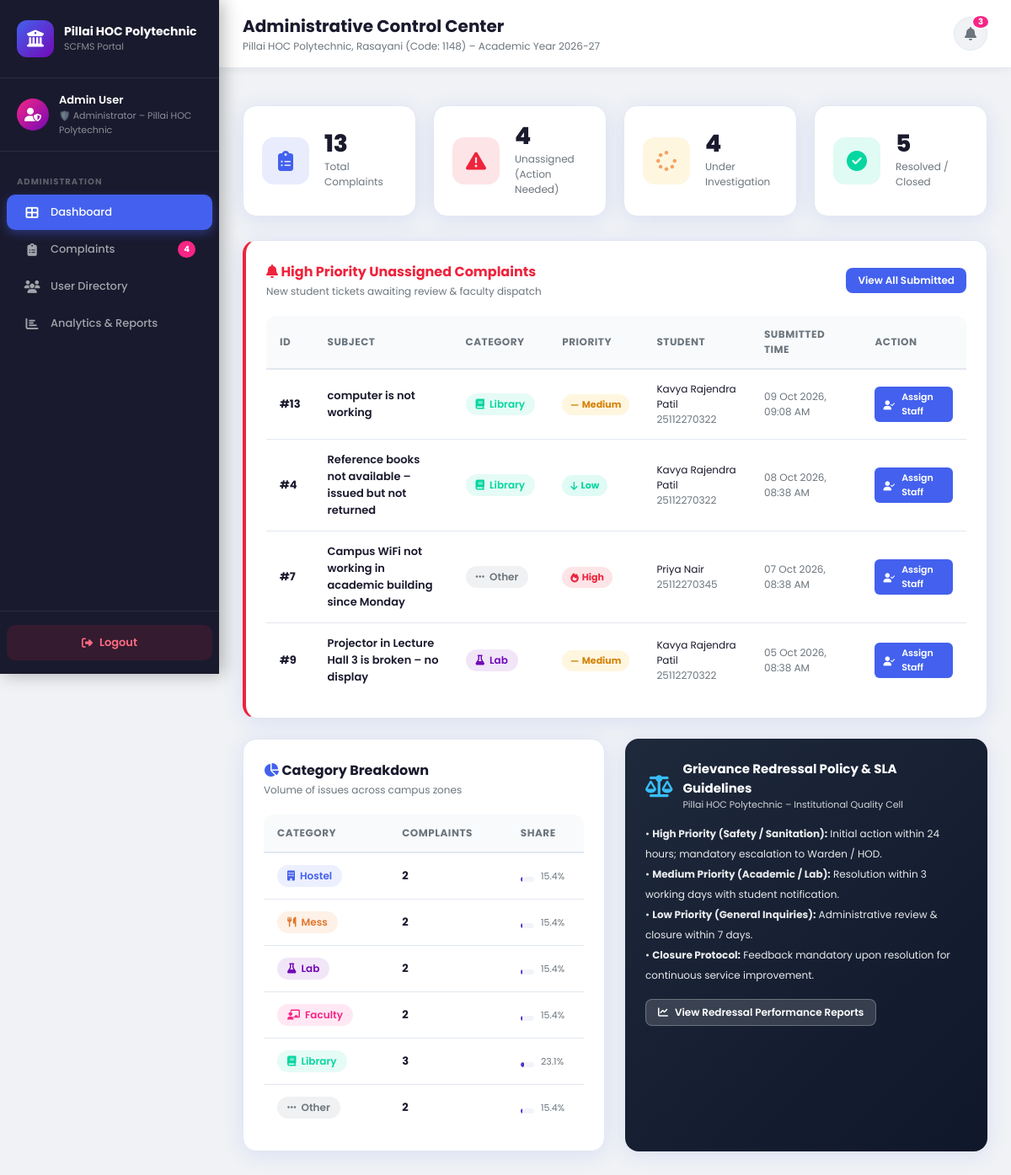
The page /admin/dashboard (signed in) on the database its author committed.
### flask_app/models/models.py (models this page shows, shortened)
class User(db.Model, UserMixin):
    __tablename__ = 'users'
    id          = db.Column(db.Integer, primary_key=True)
    name        = db.Column(db.String(120), nullable=False)
    email       = db.Column(db.String(120), unique=True, nullable=False)
    password    = db.Column(db.String(256), nullable=False)
    role        = db.Column(db.String(20), nullable=False)   # student / staff / admin
    roll_no     = db.Column(db.String(30))
    branch      = db.Column(db.String(100))
    semester    = db.Column(db.Integer)
    department  = db.Column(db.String(100))
    designation = db.Column(db.String(100))
    complaints_submitted = db.relationship('Complaint', foreign_keys='Complaint.student_id',
                                           back_populates='student', lazy='dynamic')
    complaints_assigned  = db.relationship('Complaint', foreign_keys='Complaint.assigned_to',
                                           back_populates='assignee', lazy='dynamic')
    notifications = db.relationship('Notification', back_populates='user', lazy='dynamic',
                                    cascade='all, delete-orphan')
    feedbacks     = db.relationship('Feedback', back_populates='student', lazy='dynamic')

class Complaint(db.Model):
    __tablename__ = 'complaints'
    id          = db.Column(db.Integer, primary_key=True)
    student_id  = db.Column(db.Integer, db.ForeignKey('users.id'), nullable=False)
    assigned_to = db.Column(db.Integer, db.ForeignKey('users.id'), nullable=True)
    title       = db.Column(db.String(200), nullable=False)
    description = db.Column(db.Text, nullable=False)
    category    = db.Column(db.String(50), nullable=False)   # hostel/mess/lab/faculty/library/other
    priority    = db.Column(db.String(20), nullable=False)   # high/medium/low
    status      = db.Column(db.String(30), default='submitted')  # submitted/assigned/inprogress/resolved/closed
    created_at  = db.Column(db.DateTime, default=datetime.utcnow)
    updated_at  = db.Column(db.DateTime, default=datetime.utcnow, onupdate=datetime.utcnow)
    student     = db.relationship('User', foreign_keys=[student_id], back_populates='complaints_submitted')
    assignee    = db.relationship('User', foreign_keys=[assigned_to], back_populates='complaints_assigned')
    timeline    = db.relationship('TimelineEvent', back_populates='complaint',
                                  lazy='dynamic', cascade='all, delete-orphan',
                                  order_by='TimelineEvent.created_at')
    feedback    = db.relationship('Feedback', back_populates='complaint',
                                  uselist=False, cascade='all, delete-orphan')

### flask_app/routes/admin.py (the view)
@admin_bp.route('/dashboard')
@login_required
@admin_required
def dashboard():
    complaints  = Complaint.query.order_by(Complaint.created_at.desc()).all()
    unassigned  = [c for c in complaints if not c.assigned_to and c.status == 'submitted']
    high_priority = [c for c in complaints if c.priority == 'high' and c.status not in ('resolved','closed')]
    stats = {
        'total':      len(complaints),
        'unassigned': len(unassigned),
        'inprogress': sum(1 for c in complaints if c.status in ('assigned','inprogress')),
        'resolved':   sum(1 for c in complaints if c.status in ('resolved','closed')),
        'students':   User.query.filter_by(role='student').count(),
    }
    cat_stats = {}
    for cat in ('hostel','mess','lab','faculty','library','other'):
        cat_stats[cat] = sum(1 for c in complaints if c.category == cat)
    notif_count = Notification.query.filter_by(user_id=current_user.id, is_read=False).count()
    return render_template('admin/dashboard.html',
                           stats=stats, unassigned=unassigned,
                           high_priority=high_priority,
                           cat_stats=cat_stats, notif_count=notif_count)

### flask_app/models/models.py (called while the page is built)
@login_manager.user_loader
def load_user(user_id):
    return User.query.get(int(user_id))

### flask_app/routes/admin.py (called while the page is built)
def admin_required(f):
    from functools import wraps
    @wraps(f)
    def decorated(*args, **kwargs):
        if not current_user.is_authenticated or current_user.role != 'admin':
            flash('Access denied.', 'danger')
            return redirect(url_for('auth.login'))
        return f(*args, **kwargs)
    return decorated

### flask_app/templates/admin/dashboard.html (shortened to what this page needs)
{% extends "base.html" %}
{% block avatar_bg %}linear-gradient(135deg,#f72585,#7209b7){% endblock %}
{% block avatar_icon %}fa-user-shield{% endblock %}
{% block user_role_label %}🛡️ Administrator – Pillai HOC Polytechnic{% endblock %}
{% block sidebar_nav %}
<div class="nav-section"><span class="nav-section-label">Administration</span></div>
<a href="{{ url_for('admin.dashboard') }}"  class="nav-item active"><i class="fas fa-th-large"></i> Dashboard</a>
<a href="{{ url_for('admin.complaints') }}" class="nav-item">
  <i class="fas fa-clipboard-list"></i> Complaints
  {% if stats.unassigned %}<span class="nav-badge">{{ stats.unassigned }}</span>{% endif %}
</a>
<a href="{{ url_for('admin.users') }}"      class="nav-item"><i class="fas fa-users"></i> User Directory</a>
<a href="{{ url_for('admin.reports') }}"    class="nav-item"><i class="fas fa-chart-bar"></i> Analytics &amp; Reports</a>
{% endblock %}
{% block page_title %}Administrative Control Center{% endblock %}
{% block page_subtitle %}Pillai HOC Polytechnic, Rasayani (Code: 1148) – Academic Year 2026-27{% endblock %}
{% block content %}
<div class="stats-grid">
  <div class="stat-card">
    <div class="stat-icon blue"><i class="fas fa-clipboard-list"></i></div>
    <div class="stat-info">
      <div class="count">{{ stats.total }}</div>
      <div class="label">Total Complaints</div>
    </div>
  </div>
  <div class="stat-card">
    <div class="stat-icon red"><i class="fas fa-exclamation-triangle"></i></div>
    <div class="stat-info">
      <div class="count">{{ stats.unassigned }}</div>
      <div class="label">Unassigned (Action Needed)</div>
    </div>
  </div>
  <div class="stat-card">
    <div class="stat-icon orange"><i class="fas fa-spinner"></i></div>
    <div class="stat-info">
      <div class="count">{{ stats.inprogress }}</div>
      <div class="label">Under Investigation</div>
    </div>
  </div>
  <div class="stat-card">
    <div class="stat-icon green"><i class="fas fa-check-circle"></i></div>
    <div class="stat-info">
      <div class="count">{{ stats.resolved }}</div>
      <div class="label">Resolved / Closed</div>
    </div>
  </div>
</div>
<div class="card" style="border-left: 4px solid var(--danger);">
  <div class="card-header">
    <div>
      <div class="card-title" style="color:var(--danger);"><i class="fas fa-bell"></i> High Priority Unassigned Complaints</div>
      <div class="card-subtitle">New student tickets awaiting review &amp; faculty dispatch</div>
    </div>
    <a href="{{ url_for('admin.complaints', status='submitted') }}" class="btn btn-blue btn-sm">
      View All Submitted
    </a>
  </div>
  {% if unassigned %}
  <div class="table-wrap">
    <table>
      <thead>
        <tr>
          <th>ID</th>
          <th>Subject</th>
          <th>Category</th>
          <th>Priority</th>
          <th>Student</th>
          <th>Submitted Time</th>
          <th>Action</th>
        </tr>
      </thead>
      <tbody>
        {% for c in unassigned %}
        <tr>
          <td><strong>#{{ c.id }}</strong></td>
          <td style="max-width:240px;">
            <a href="{{ url_for('admin.complaint_detail', cid=c.id) }}" style="color:var(--text-dark); font-weight:600;">
              {{ c.title }}
            </a>
          </td>
          <td>{% include 'partials/category_pill.html' %}</td>
          <td>{% include 'partials/priority_badge.html' %}</td>
          <td style="font-size:12px;">
            {{ c.student.name }}<br>
            <span style="color:var(--text-muted);">{{ c.student.roll_no }}</span>
          </td>
          <td style="font-size:12px; color:var(--text-muted);">{{ c.created_at.strftime('%d %b %Y, %I:%M %p') }}</td>
          <td>
            <a href="{{ url_for('admin.complaint_detail', cid=c.id) }}" class="btn btn-blue btn-xs">
              <i class="fas fa-user-check"></i> Assign Staff
            </a>
          </td>
        </tr>
        {% endfor %}
      </tbody>
    </table>
  </div>
  {% endif %}
</div>
<div class="grid-2">
  <div class="card">
    <div class="card-header">
      <div>
        <div class="card-title"><i class="fas fa-pie-chart" style="color:var(--primary);"></i> Category Breakdown</div>
        <div class="card-subtitle">Volume of issues across campus zones</div>
      </div>
    </div>
    <div class="table-wrap">
      <table>
        <thead><tr><th>Category</th><th>Complaints</th><th>Share</th></tr></thead>
        <tbody>
          {% for cat, cnt in cat_stats.items() %}
          <tr>
            <td>
              {% set c = {'category': cat} %}
              {% include 'partials/category_pill.html' %}
            </td>
            <td><strong>{{ cnt }}</strong></td>
            <td>
              {% set pct = (cnt / stats.total * 100)|round(1) if stats.total else 0 %}
              <div style="display:flex; align-items:center; gap:8px;">
                <div class="progress-wrap" style="flex:1; height:6px;">
                  <div class="progress-bar" style="width: {{ pct }}%;"></div>
                </div>
                <span style="font-size:11px; color:var(--text-muted); min-width:35px;">{{ pct }}%</span>
              </div>
            </td>
          </tr>
          {% endfor %}
        </tbody>
      </table>
    </div>
  </div>
  <div class="card" style="background: linear-gradient(135deg, #1e293b, #0f172a); color: white; border: none;">
    <div style="display: flex; align-items: center; gap: 12px; margin-bottom: 14px;">
      <i class="fas fa-balance-scale" style="font-size: 26px; color: #38bdf8;"></i>
      <div>
        <h3 style="font-size: 15px; font-weight: 700;">Grievance Redressal Policy &amp; SLA Guidelines</h3>
        <p style="font-size: 11px; opacity: 0.8;">Pillai HOC Polytechnic – Institutional Quality Cell</p>
      </div>
    </div>
    <div style="font-size: 12px; line-height: 2; opacity: 0.9;">
      <div>• <strong>High Priority (Safety / Sanitation):</strong> Initial action within 24 hours; mandatory escalation to Warden / HOD.</div>
      <div>• <strong>Medium Priority (Academic / Lab):</strong> Resolution within 3 working days with student notification.</div>
      <div>• <strong>Low Priority (General Inquiries):</strong> Administrative review &amp; closure within 7 days.</div>
      <div>• <strong>Closure Protocol:</strong> Feedback mandatory upon resolution for continuous service improvement.</div>
    </div>
    <div style="margin-top: 16px;">
      <a href="{{ url_for('admin.reports') }}" class="btn btn-sm" style="background: rgba(255,255,255,0.15); color: white; border: 1px solid rgba(255,255,255,0.25);">
        <i class="fas fa-chart-line"></i> View Redressal Performance Reports
      </a>
    </div>
  </div>
</div>
{% endblock %}

### flask_app/templates/base.html (shortened to what this page needs)
<!DOCTYPE html>
<html lang="en">
<head>
  <link rel="stylesheet" href="{{ url_for('static', filename='css/style.css') }}"/>
  <link rel="stylesheet" href="https://cdnjs.cloudflare.com/ajax/libs/font-awesome/6.4.0/css/all.min.css"/>
</head>
<body class="app-body">
<aside class="sidebar" id="sidebar">
  <div class="sidebar-logo">
    <div class="logo-circle"><i class="fas fa-university"></i></div>
    <div>
      <h2>Pillai HOC Polytechnic</h2>
      <p>SCFMS Portal</p>
    </div>
  </div>
  <div class="sidebar-user">
    <div class="user-avatar" style="background:{% block avatar_bg %}linear-gradient(135deg,#4361ee,#7209b7){% endblock %};">
      <i class="fas {% block avatar_icon %}fa-user{% endblock %}"></i>
    </div>
    <div class="user-info">
      <div class="name">{{ current_user.name }}</div>
      <div class="role">{% block user_role_label %}{% endblock %}</div>
    </div>
  </div>
  <nav class="sidebar-nav">
    {% block sidebar_nav %}{% endblock %}
  </nav>
  <div class="sidebar-footer">
    <a href="{{ url_for('auth.logout') }}" class="logout-btn">
      <i class="fas fa-sign-out-alt"></i> Logout
    </a>
  </div>
</aside>
<div class="main-content">
  <div class="top-bar">
    <div class="top-bar-left">
      <div>
        <h1>{% block page_title %}Dashboard{% endblock %}</h1>
        <p>{% block page_subtitle %}{% endblock %}</p>
      </div>
    </div>
    <div class="top-bar-right">
      <a href="{{ url_for(current_user.role + '.notifications') if current_user.role == 'student' else '#' }}"
         class="top-bar-btn notif-btn" title="Notifications">
        <i class="fas fa-bell"></i>
        {% if notif_count and notif_count > 0 %}
          <span class="notif-badge">{{ notif_count }}</span>
        {% endif %}
      </a>
    </div>
  </div>
  <div class="flash-container">
  </div>
  <div class="page-content">
    {% block content %}{% endblock %}
  </div>
</div>
</body>
</html>

### flask_app/templates/partials/category_pill.html
{% set cat_map = {
  'hostel':  ('cat-hostel',  'fa-building',            'Hostel'),
  'mess':    ('cat-mess',    'fa-utensils',            'Mess'),
  'lab':     ('cat-lab',     'fa-flask',               'Lab'),
  'faculty': ('cat-faculty', 'fa-chalkboard-teacher',  'Faculty'),
  'library': ('cat-library', 'fa-book',                'Library'),
  'other':   ('cat-other',   'fa-ellipsis-h',          'Other')
} %}
{% set ct = cat_map.get(c.category, ('cat-other', 'fa-circle', c.category | capitalize)) %}
<span class="category-pill {{ ct[0] }}"><i class="fas {{ ct[1] }}"></i> {{ ct[2] }}</span>

### flask_app/templates/partials/priority_badge.html
{% set priority_map = {
  'high':   ('badge-high',   'fa-fire',       'High'),
  'medium': ('badge-medium', 'fa-minus',      'Medium'),
  'low':    ('badge-low',    'fa-arrow-down', 'Low')
} %}
{% set p = priority_map.get(c.priority, ('badge-low', 'fa-circle', c.priority)) %}
<span class="badge {{ p[0] }}"><i class="fas {{ p[1] }}"></i> {{ p[2] }}</span>

### rows shown on the page
User: name "Admin User"
Complaint: id "13", title "computer is not working", category "Library", priority "Medium", student.name "Kavya Rajendra Patil", student.roll_no "25112270322", created_at "09 Oct 2026, 09:08 AM"
Complaint: id "4", title "Reference books not available – issued but not returned", category "Library", priority "Low", student.name "Kavya Rajendra Patil", student.roll_no "25112270322", created_at "08 Oct 2026, 08:38 AM"
Complaint: id "7", title "Campus WiFi not working in academic building since Monday", category "Other", priority "High", student.name "Priya Nair", student.roll_no "25112270345", created_at "07 Oct 2026, 08:38 AM"
Complaint: id "9", title "Projector in Lecture Hall 3 is broken – no display", category "Lab", priority "Medium", student.name "Kavya Rajendra Patil", student.roll_no "25112270322", created_at "05 Oct 2026, 08:38 AM"

### other values the page prints
{{ stats.unassigned }} "4"
{{ notif_count }} "3"
{{ stats.total }} "13"
{{ stats.inprogress }} "4"
{{ stats.resolved }} "5"
{{ ct[2] }} "Hostel" "Mess" "Lab" "Faculty" "Library" "Other"
{{ cnt }} "2" "2" "2" "2" "3" "2"
{{ pct }} "15.4" "15.4" "15.4" "15.4" "23.1" "15.4"
